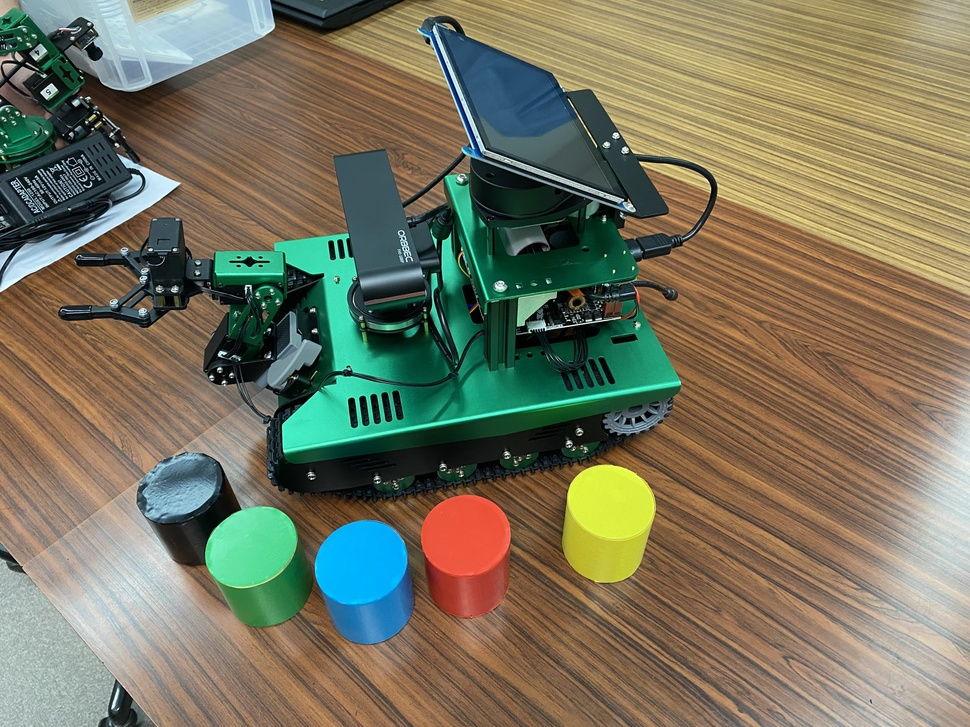
#> input picture open_cv_handson/B_Geometric/yahboom.jpg, 970 x 727 px, shrunk from 4032 x 3024 before the run
$ jupyter execute 5_affine_map.ipynb
#> lines starting #> are read from the running program, lines starting #| are printed output that depends on the picture; long printed decimals are rounded
# affine maps（アフィン変換）

座標(x,y) を座標(u,v)に線形変換することにより
画像を拡大縮小、平行移動、回転、画像のリフト

### 例：https://imagingsolution.net/imaging/affine-transformation/
u = a1x + b1y + c1 \
v = a2x + b2y + c2

### 特徴
- 変換後も直線を保つ
- 平行を保ち、全ての点の相対的な位置順序は変更されない

通常、アフィン移動させる行列を計算で導くのは困難だが、getAffineTransform関数を使えば簡単に求めることができる

[cell 1]
import cv2
import numpy as np
import matplotlib.pyplot as plt

img = cv2.imread('yahboom.jpg',1)
#> img is the input picture: shape (727, 970, 3); mean B, G, R 95.5, 117.9, 120.3

img_bgr2rgb = cv2.cvtColor(img, cv2.COLOR_BGR2RGB)
plt.imshow(img_bgr2rgb)
plt.show()
# cv2.waitKey(0)

[cell 2]
imgInfo = img.shape     # (height, width, color_channel)
#> imgInfo = (727, 970, 3)
height = imgInfo[0]
#> height = 727
width = imgInfo[1]
#> width = 970

matSrc = np.float32([[0,0], [0,height-1], [width-1,0]])     # 変換させたい3点を指定(左上、左下、右上)
#> matSrc = [[0, 0], [0, 726], [969, 0]]
matDst = np.float32([[50,50], [300,height-200], [width-300,100]])       # それぞれの点をどこに移動させるかを指定
#> matDst = [[50, 50], [300, 527], [670, 100]]

# Combine
matAffine = cv2.getAffineTransform(matSrc, matDst)   # matSrcの点をmatDstの点に移動させる変換行列を作成
print(matAffine)    # 変換行列を表示
#| [[ 0.6398  0.3444 50.        ]
#|  [ 0.0516  0.657 50.        ]]
dst = cv2.warpAffine(img, matAffine, (width,height))    # 作成した変換行列を用いて画像を変換 (第三引数は出力画像のサイズ)
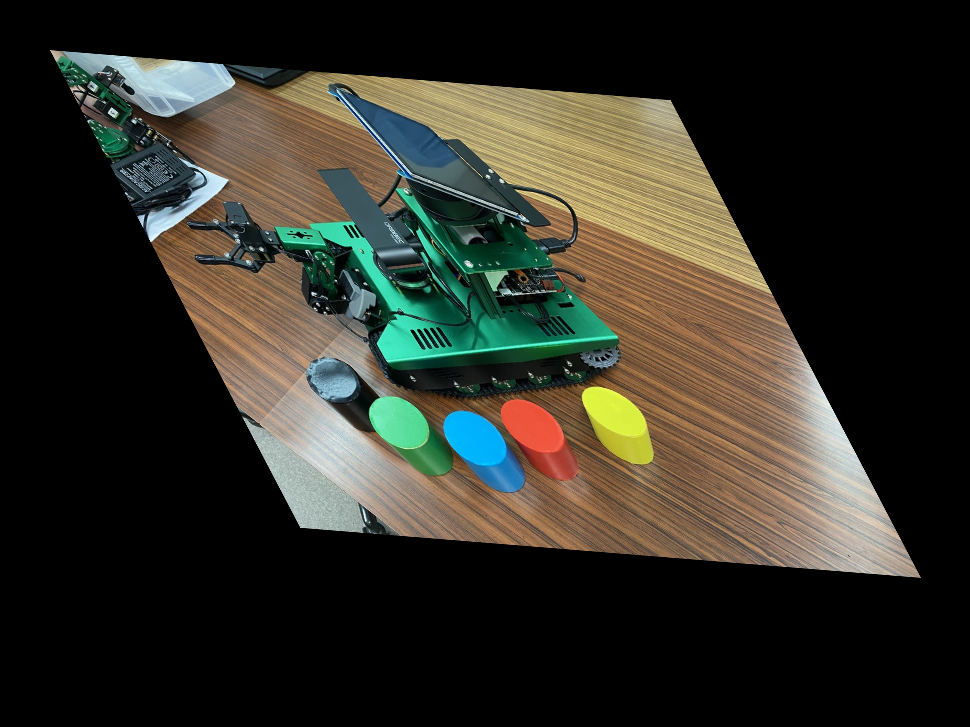
#> dst: shape (727, 970, 3); mean B, G, R 38.5, 47.5, 48.4

img_bgr2rgb = cv2.cvtColor(dst, cv2.COLOR_BGR2RGB)    # BGR(OpenCV) -> RGB(Pillow)

plt.imshow(img_bgr2rgb)
# plt.imshow(dst)
